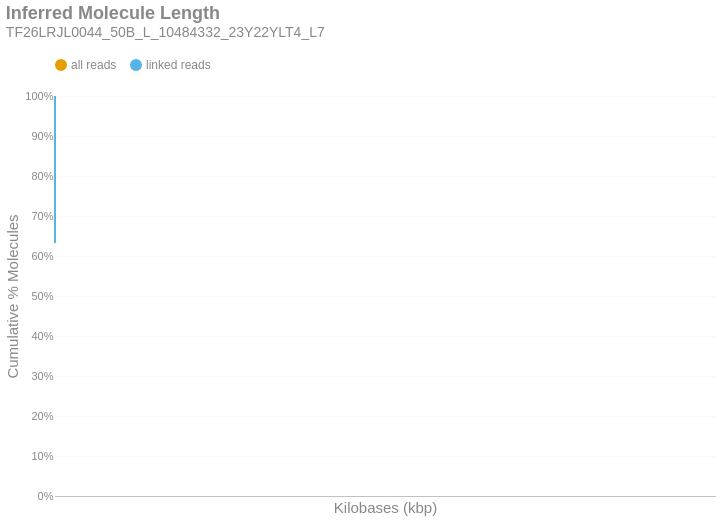

The cell this chart's notebook holds for it:
### Markdown cell above
### Inferred Molecule Length
This is the cumulative frequency distribution of molecule lengths inferred from the first and last alignment positions along a contig for all alignments associated with a single linked-read barcode on a given contig.There are two distributions: one with `all` the alignments (yellow) and another with only `linked reads` (blue). The percent of molecules in the `linked reads` distribution is relative to the total number of linked molecules.

### Code cell
if SKIPLR:
    print_html(f"Skipped")
else:
    binned_df = consolidated_hist(valids['length_inferred']/1000, mask, 10, True)
    binned_df = binned_df.with_columns(
        pl.when(pl.col('bin').cast(pl.Utf8) == '0').then(pl.lit('1')).otherwise(pl.col('bin').cast(pl.Utf8)).alias('bin')
    )
    with SafeRender(binned_df):
        (
            density_plot(binned_df, 'Inferred Molecule Length', samplename, 'inferredlen')
            .transform_calculate(bin_kb='datum.bin / 1000')
            .encode(
                x=alt.X('bin_kb:Q', title="Kilobases (kbp)").scale(type='log', padding=0).axis(labelAngle=-40),
                y=alt.Y('value:Q', title='Cumulative % Molecules')
                    .axis(format='%')
                    .stack(False)
                    .scale(domainMin=0, domainMax=1,padding=0),
                color=alt.Color("key:N").scale(domain = ["all reads", "linked reads"]),
                tooltip = [
                    alt.Tooltip("key:N", title = "Data Type"),
                    alt.Tooltip("range_label:N", title="Kilobases"),
                    alt.Tooltip("value:Q", format = ".2%", title="% Molecules (Cum.)")
                ]
            )
        ).display()

### Figure 1 — Vega-Lite specification as saved in the notebook (floating-point values rounded to 4 significant figures)
{"width": "container", "height": 400, "config": {"title": {"anchor": "start", "dy": -15, "fontSize": 18, "color": "#888888", "subtitleColor": "#888888", "subtitleFontSize": 14}, "arc": {"fill": "#0072B2"}, "axis": {"domainColor": "#888888", "domainWidth": 0.5, "gridWidth": 0.2, "grid": false, "titleFontWeight": 400, "titleFontSize": 15, "labelFontSize": 11, "labelColor": "#888888", "tickColor": "#888888", "tickWidth": 0.2, "titleColor": "#888888"}, "axisBand": {"grid": false}, "axisX": {"grid": true, "tickSize": 10, "domainCap": "round"}, "axisY": {"domain": false, "grid": true, "tickSize": 0, "domainCap": "round"}, "background": "transparent", "header": {"labelFontSize": 15, "labelColor": "#888888", "titleFontSize": 15, "titleFontWeight": 600, "titleColor": "#888888"}, "legend": {"labelFont": "sans-serif", "labelFontSize": 12, "labelColor": "#888888", "symbolSize": 100, "symbolType": "circle", "titleFontSize": 12, "titlePadding": 10, "titleColor": "#888888", "title": null, "orient": "top"}, "range": {"category": ["#E69F00", "#56B4E9", "#009E73", "#F0E442", "#0072B2", "#D55E00", "#CC79A7", "#000000"], "diverging": ["#cfe8f3", "#a2d4ec", "#73bfe2", "#46abdb", "#1696d2", "#12719e"]}, "area": {"fill": "#0072B2", "fillOpacity": 0.7, "line": true, "strokeOpacity": 0.7}, "line": {"color": "#0072B2", "stroke": "#0072B2", "strokeWidth": 2}, "trail": {"color": "#0072B2", "stroke": "#0072B2", "strokeWidth": 0, "size": 1}, "point": {"filled": true, "fillOpacity": 1.0, "size": 95}, "text": {"color": "#888888", "fontSize": 11, "align": "right", "fontWeight": 400, "size": 11}, "bar": {"fill": "#0072B2", "stroke": null}, "view": {"stroke": null, "continuousWidth": 660, "continuousHeight": 400}}, "data": {"name": "data-5ecd8faf2ebb3843c557c06cfe8e19dd"}, "mark": {"type": "line", "interpolate": "monotone", "point": {"opacity": 0, "size": 275}}, "encoding": {"color": {"field": "key", "scale": {"domain": ["all reads", "linked reads"]}, "type": "nominal"}, "tooltip": [{"field": "key", "title": "Data Type", "type": "nominal"}, {"field": "range_label", "title": "Kilobases", "type": "nominal"}, {"field": "value", "format": ".2%", "title": "% Molecules (Cum.)", "type": "quantitative"}], "x": {"axis": {"labelAngle": -40}, "field": "bin_kb", "scale": {"type": "log", "padding": 0}, "title": "Kilobases (kbp)", "type": "quantitative"}, "y": {"axis": {"format": "%"}, "field": "value", "scale": {"domainMin": 0, "domainMax": 1, "padding": 0}, "stack": false, "title": "Cumulative % Molecules", "type": "quantitative"}}, "params": [{"name": "param_c36ac31b6afebe62", "select": {"type": "point", "fields": ["key"]}, "bind": "legend"}], "title": {"text": "Inferred Molecule Length", "subtitle": "TF26LRJL0044_50B_L_10484332_23Y22YLT4_L7"}, "transform": [{"fold": ["all reads (cumsum)", "linked reads (cumsum)"]}, {"calculate": "replace(datum.key, ' (cumsum)', '')", "as": "key"}, {"filter": {"param": "param_c36ac31b6afebe62"}}, {"calculate": "datum.bin / 1000", "as": "bin_kb"}], "usermeta": {"embedOptions": {"downloadFileName": "TF26LRJL0044_50B_L_10484332_23Y22YLT4_L7.inferredlen"}}, "$schema": "https://vega.github.io/schema/vega-lite/v6.4.1.json", "datasets": {"data-5ecd8faf2ebb3843c557c06cfe8e19dd": [{"bin": "0.0", "interval": "0.0-10.0", "all reads": 0.8475, "linked reads": 0.6325, "all reads (cumsum)": 0.8475, "linked reads (cumsum)": 0.6325, "range_label": "0-9"}, {"bin": "10.0", "interval": "10.0-20.0", "all reads": 0.09198, "linked reads": 0.2214, "all reads (cumsum)": 0.9395, "linked reads (cumsum)": 0.8539, "range_label": "10-19"}, {"bin": "20.0", "interval": "20.0-30.0", "all reads": 0.03715, "linked reads": 0.08967, "all reads (cumsum)": 0.9766, "linked reads (cumsum)": 0.9436, "range_label": "20-29"}, {"bin": "30.0", "interval": "30.0-40.0", "all reads": 0.01422, "linked reads": 0.03426, "all reads (cumsum)": 0.9908, "linked reads (cumsum)": 0.9778, "range_label": "30-39"}, {"bin": "40.0", "interval": "40.0-50.0", "all reads": 0.005939, "linked reads": 0.01427, "all reads (cumsum)": 0.9968, "linked reads (cumsum)": 0.9921, "range_label": "40-49"}, {"bin": "50.0", "interval": "50.0-60.0", "all reads": 0.002093, "linked reads": 0.005109, "all reads (cumsum)": 0.9989, "linked reads (cumsum)": 0.9972, "range_label": "50-59"}, {"bin": "60.0", "interval": "60.0-70.0", "all reads": 0.0007351, "linked reads": 0.001798, "all reads (cumsum)": 0.9996, "linked reads (cumsum)": 0.999, "range_label": "60-69"}, {"bin": "70.0", "interval": "70.0-80.0", "all reads": 0.0002596, "linked reads": 0.0006355, "all reads (cumsum)": 0.9999, "linked reads (cumsum)": 0.9996, "range_label": "70-79"}, {"bin": "80.0", "interval": "80.0-90.0", "all reads": 8.943e-05, "linked reads": 0.000219, "all reads (cumsum)": 0.9999, "linked reads (cumsum)": 0.9999, "range_label": "80-89"}, {"bin": "90.0", "interval": "90.0-100.0", "all reads": 3.763e-05, "linked reads": 9.212e-05, "all reads (cumsum)": 1.0, "linked reads (cumsum)": 0.9999, "range_label": "90-99"}, {"bin": "100.0", "interval": "100.0-110.0", "all reads": 1.418e-05, "linked reads": 3.471e-05, "all reads (cumsum)": 1.0, "linked reads (cumsum)": 1.0, "range_label": "100-109"}, {"bin": "110.0", "interval": "110.0-120.0", "all reads": 6.544e-06, "linked reads": 1.602e-05, "all reads (cumsum)": 1.0, "linked reads (cumsum)": 1.0, "range_label": "110-119"}, {"bin": "120.0", "interval": "120.0-130.0", "all reads": 1.091e-06, "linked reads": 2.67e-06, "all reads (cumsum)": 1.0, "linked reads (cumsum)": 1.0, "range_label": "120-129"}, {"bin": "130.0", "interval": "130.0-140.0", "all reads": 0.0, "linked reads": 0.0, "all reads (cumsum)": 1.0, "linked reads (cumsum)": 1.0, "range_label": "130-139"}, {"bin": "140.0", "interval": "140.0-150.0", "all reads": 0.0, "linked reads": 0.0, "all reads (cumsum)": 1.0, "linked reads (cumsum)": 1.0, "range_label": "140-149"}, {"bin": "150.0", "interval": "150.0-160.0", "all reads": 5.453e-07, "linked reads": 1.335e-06, "all reads (cumsum)": 1.0, "linked reads (cumsum)": 1.0, "range_label": "150-159"}]}}
